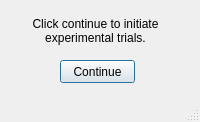
<?xml version="1.0" encoding="UTF-8"?>
<ui version="4.0">
 <class>PopUpScreen</class>
 <widget class="QMainWindow" name="PopUpScreen">
  <property name="geometry">
   <rect>
    <x>0</x>
    <y>0</y>
    <width>200</width>
    <height>100</height>
   </rect>
  </property>
  <property name="maximumSize">
   <size>
    <width>200</width>
    <height>100</height>
   </size>
  </property>
  <property name="windowTitle">
   <string>MainWindow</string>
  </property>
  <widget class="QWidget" name="centralwidget">
   <property name="minimumSize">
    <size>
     <width>0</width>
     <height>100</height>
    </size>
   </property>
   <property name="maximumSize">
    <size>
     <width>200</width>
     <height>100</height>
    </size>
   </property>
   <widget class="QLabel" name="label">
    <property name="geometry">
     <rect>
      <x>10</x>
      <y>10</y>
      <width>171</width>
      <height>41</height>
     </rect>
    </property>
    <property name="text">
     <string>Click continue to initiate experimental trials.</string>
    </property>
    <property name="alignment">
     <set>Qt::AlignCenter</set>
    </property>
    <property name="wordWrap">
     <bool>true</bool>
    </property>
   </widget>
   <widget class="QPushButton" name="resume">
    <property name="geometry">
     <rect>
      <x>60</x>
      <y>60</y>
      <width>75</width>
      <height>23</height>
     </rect>
    </property>
    <property name="text">
     <string>Continue</string>
    </property>
    <property name="default">
     <bool>true</bool>
    </property>
   </widget>
  </widget>
  <widget class="QStatusBar" name="statusbar"/>
 </widget>
 <resources/>
 <connections/>
</ui>
